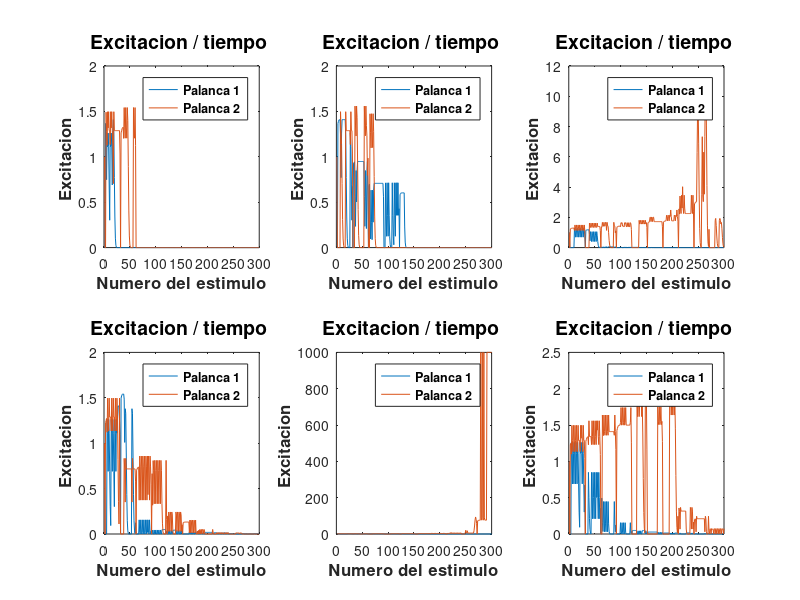
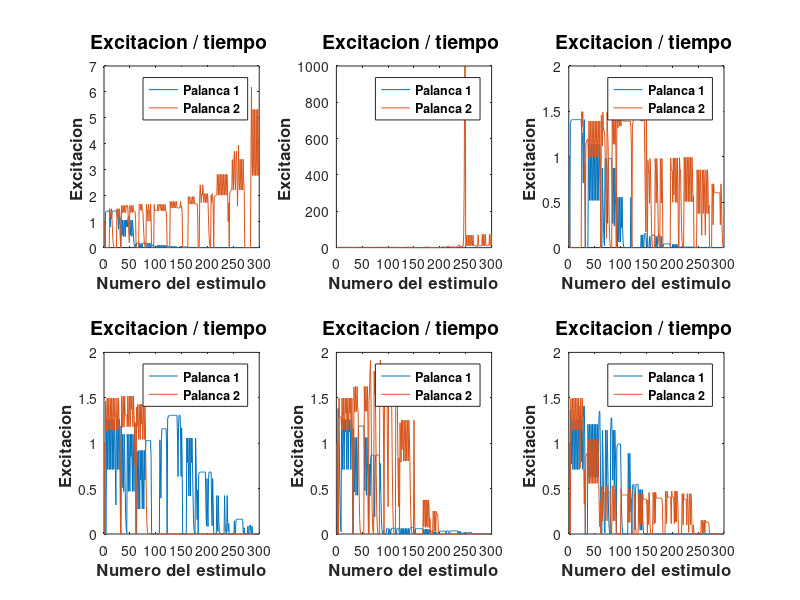
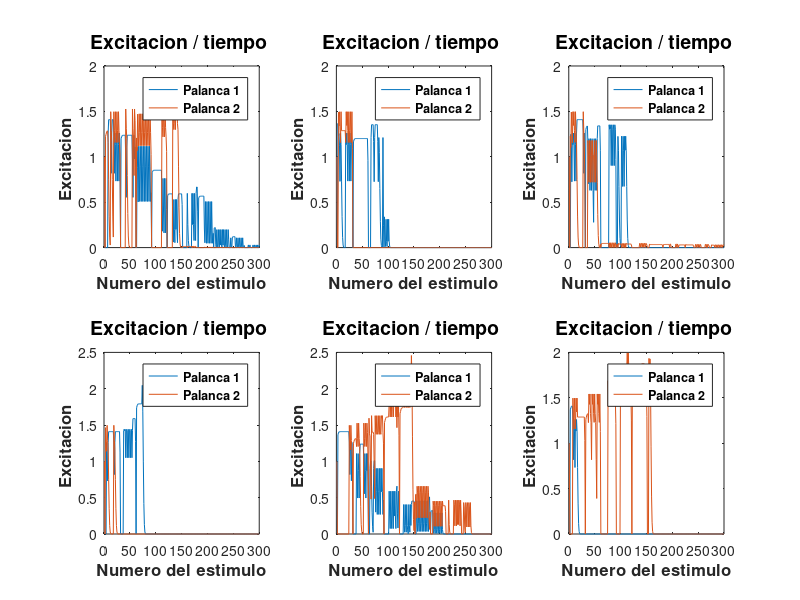
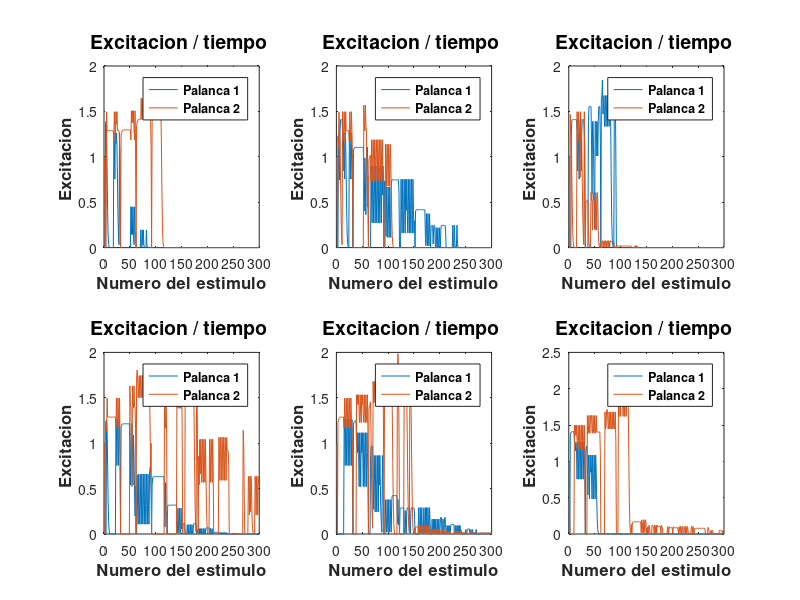

The MATLAB source for these figures, in order:
alpha = 0.8 ;           %% constante de decaer 
N = 30;                 %% numeros de trials por sesiones
Ns = 10;                %% numeros de sesiones
ka = [0.35 0.34 0.33 0.32 0.31 0.30 .29 .28 .27 .26 .25];                 %% constante de decaer vinculado a la inactividad
Moy = 3;                % primero termo de la sesion i+1 = promedio hizo sobre Moy termos de la ultima ( Moy = numero )
a = 0.18;               % multiplica le refuerzo
facteur = 0.6;          % por ciento de lo que queda de la ultima sesion en la memoria ( == saving )
A = zeros(2,N*Ns);      
A(:,1) = 1;
T_1 = ones(N,1);        %% tiempo entre dos trials
T_2 = ones(N,1);

for tab=1:10
for figa = 1:6

for k = 1:Ns
    cpt_1 =0;
    cpt_2 =0;
    U = zeros(N,1);
    U(1)=0;
    V = zeros(N,1);
    V(1)=0;
    diviseur=zeros(6,1);
    levier = zeros(N,1);
    levier(1)=randi(2);
    levier(2)=randi(2);
    for j=1:6
        diviseur(j) = j*k;
    end
    
    for i =3:N
       
        
       %%% ELECCION DE LA PALANCA
       if ((levier(i-1)==1)&&(U(i-1)-U(i-2)-V(i-2)>=0))||((levier(i-1)==2)&&(V(i-1)-U(i-2)-V(i-2)<0));
           levier(i)=(floor(0.145*randi(7)))+1  ;
       elseif ((levier(i-1)==2)&&(V(i-1)-U(i-2)-V(i-2)>=0))||((levier(i-1)==1)&&(U(i-1)-U(i-2)-V(i-2)<0));
           levier(i)=abs((floor(0.145*randi(7)))-2);    
       end
       
       
       %%% CONTADOR PARA PALANCA NO USADA
       if levier(i) == 1
           cpt_1 = 0;
           cpt_2 = cpt_2 +1;
       else
           cpt_1 = cpt_1 +1;
           cpt_2 = 0;
       end  
              
       
       %%% REFUERZO    ( 6 4 1 0 EN PORCENTAJE  -  6 = 1 )
       if (levier(i)==1)&&(levier(i-1)==1)
           U(i)=0.6667;
           V(i)=0;
       elseif (levier(i)==1)&&(levier(i-1)==2)
           U(i)=0.05;
           V(i)=0;
       elseif (levier(i)==2)&&(levier(i-1)==2)
           U(i)=0;
           V(i)=0.1667;
       elseif (levier(i)==2)&&(levier(i-1)==1)
           U(i)=0;
           V(i)=1;
       end
       
       
       %% T - TIEMPO ENTRE DOS REFUERZOS
       if U(i-1)==0
           T_1(i) = T_1(i-1) + 1/5;
       else
           T_1(i)=1;
       end
     
       if V(i-1)==0
           T_2(i) = T_2(i-1) + 1/5;
       else
           T_2(i)=1;
       end
           
              
      %%% INICIALIZACION
      if k>1
        A(1,(k-1)*N+1)=sum(A(1,((k-1)*N-Moy):((k-1)*N)))/Moy*facteur; % primero termo de la nueva sesion
        A(2,(k-1)*N+1)=sum(A(2,((k-1)*N-Moy):((k-1)*N)))/Moy*facteur;
      end
      

      %%% ITERACION
       A(1,(k-1)*N+i) =  min( ... 
        ( A(1,(k-1)*N+1) )/alpha   ... primero termo / alpha cf libro
       *( 1-exp(-alpha*T_1(i)*(sum(U(1:i)+1))) ) ^ (levier(i)==1)   ... aprendizaje
       *( exp(-ka(tab)*cpt_1)*A(1,(k-1)*N+i-1)) ^ abs((levier(i)==1)-1)   ... disminucion vinculada a la inactividad
       * exp(a*U(i)) ... impacto del refuerzo
       ,1000); 
   
        A(2,(k-1)*N+i) =  min( ... 
        ( A(2,(k-1)*N+1) )/alpha   ... 
       *( 1-exp(-alpha*T_2(i)*(sum(V(1:i)+1))) ) ^ (levier(i)==2)   ... 
       *( exp(-ka(tab)*cpt_2)*A(2,(k-1)*N+i-1)) ^ abs((levier(i)==2)-1)   ... 
       * exp(a*V(i)) ...
       ,1000);
   

    end
end


figure(tab)
subplot(2,3,figa)   

plot(1:N*Ns,A(1,:),1:N*Ns,A(2,:));
xlabel('\bf{Numero del estimulo}','FontSize',12);
ylabel('\bf{Excitacion }','fontsize',12);
title('\bf{Excitacion / tiempo }','FontSize',14);
legend(sprintf('\\bf{Palanca 1}'),...
        sprintf('\\bf{Palanca 2}'),...
       'Location','Best');
   
end
end


Diff = zeros(1,N*Ns);
%for i=1:N*Ns
%    Diff(i)=abs(A(1,i)-A(2,i));
%end
%figure;
%plot(Diff)